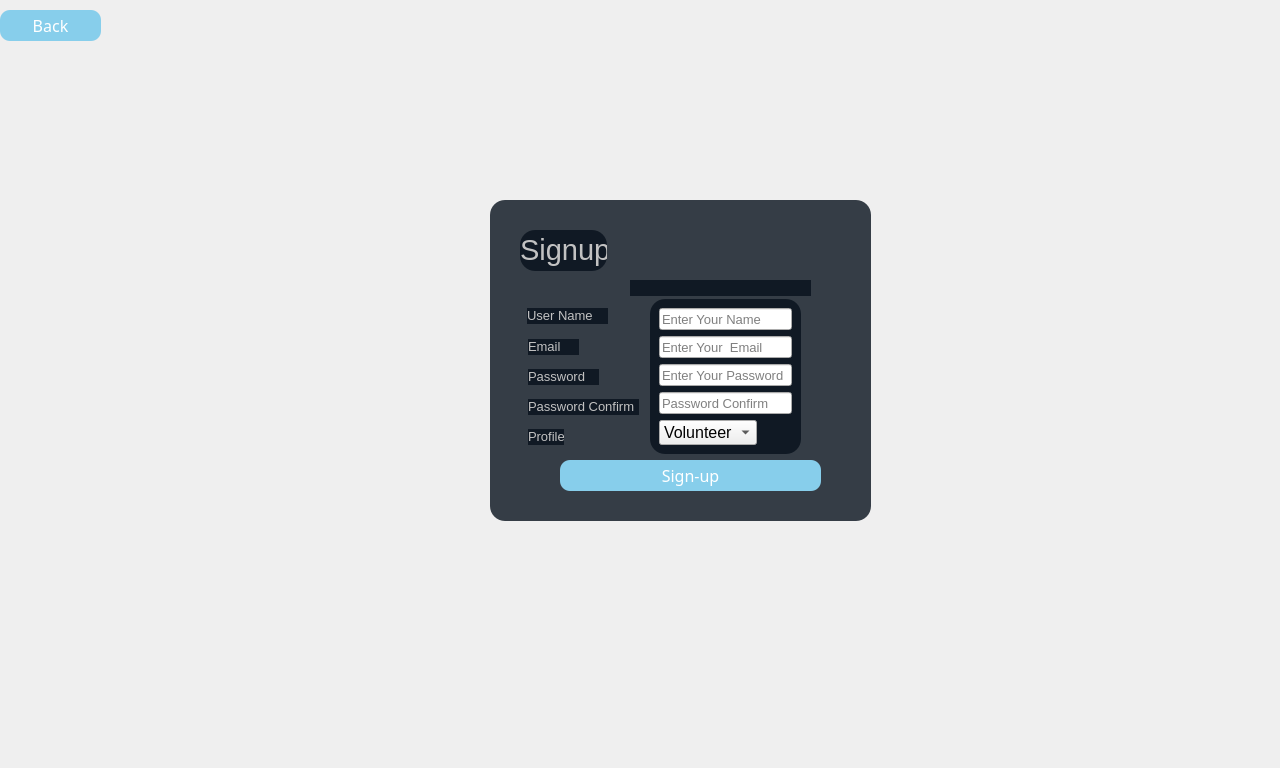
<?xml version="1.0" encoding="UTF-8"?>
<ui version="4.0">
 <class>create</class>
 <widget class="QWidget" name="create">
  <property name="geometry">
   <rect>
    <x>0</x>
    <y>0</y>
    <width>1280</width>
    <height>768</height>
   </rect>
  </property>
  <property name="windowTitle">
   <string>signup</string>
  </property>
  <property name="styleSheet">
   <string notr="true">QFrame
{
background:rgba(6, 16, 28, 0.8);
border-radius:15px;
}</string>
  </property>
  <widget class="QFrame" name="bgframe">
   <property name="geometry">
    <rect>
     <x>490</x>
     <y>200</y>
     <width>381</width>
     <height>321</height>
    </rect>
   </property>
   <property name="frameShape">
    <enum>QFrame::StyledPanel</enum>
   </property>
   <property name="frameShadow">
    <enum>QFrame::Raised</enum>
   </property>
   <widget class="QLabel" name="error">
    <property name="geometry">
     <rect>
      <x>140</x>
      <y>80</y>
      <width>181</width>
      <height>16</height>
     </rect>
    </property>
    <property name="font">
     <font>
      <pointsize>10</pointsize>
     </font>
    </property>
    <property name="styleSheet">
     <string notr="true">color: red;
background:setAttribute(Qt::WA_TranslucentBackground)</string>
    </property>
    <property name="text">
     <string/>
    </property>
   </widget>
   <widget class="QLabel" name="signupL">
    <property name="geometry">
     <rect>
      <x>30</x>
      <y>30</y>
      <width>87</width>
      <height>41</height>
     </rect>
    </property>
    <property name="font">
     <font>
      <pointsize>22</pointsize>
     </font>
    </property>
    <property name="styleSheet">
     <string notr="true">background:setAttribute(Qt::WA_TranslucentBackground)</string>
    </property>
    <property name="text">
     <string>&lt;html&gt;&lt;head/&gt;&lt;body&gt;&lt;p&gt;&lt;span style=&quot; color:#c2c2c2;&quot;&gt;Signup&lt;/span&gt;&lt;/p&gt;&lt;/body&gt;&lt;/html&gt;</string>
    </property>
   </widget>
   <widget class="QFrame" name="frame">
    <property name="geometry">
     <rect>
      <x>160</x>
      <y>99</y>
      <width>151</width>
      <height>155</height>
     </rect>
    </property>
    <property name="styleSheet">
     <string notr="true">background:setAttribute(Qt::WA_TranslucentBackground)</string>
    </property>
    <widget class="QLineEdit" name="usernameRF">
     <property name="geometry">
      <rect>
       <x>9</x>
       <y>9</y>
       <width>133</width>
       <height>22</height>
      </rect>
     </property>
     <property name="font">
      <font>
       <pointsize>10</pointsize>
      </font>
     </property>
     <property name="styleSheet">
      <string notr="true"/>
     </property>
     <property name="placeholderText">
      <string>Enter Your Name </string>
     </property>
     <property name="cursorMoveStyle">
      <enum>Qt::VisualMoveStyle</enum>
     </property>
    </widget>
    <widget class="QLineEdit" name="emailRF">
     <property name="geometry">
      <rect>
       <x>9</x>
       <y>37</y>
       <width>133</width>
       <height>22</height>
      </rect>
     </property>
     <property name="font">
      <font>
       <pointsize>10</pointsize>
      </font>
     </property>
     <property name="placeholderText">
      <string>Enter Your  Email</string>
     </property>
    </widget>
    <widget class="QLineEdit" name="pwRF">
     <property name="geometry">
      <rect>
       <x>9</x>
       <y>65</y>
       <width>133</width>
       <height>22</height>
      </rect>
     </property>
     <property name="font">
      <font>
       <pointsize>10</pointsize>
      </font>
     </property>
     <property name="echoMode">
      <enum>QLineEdit::Password</enum>
     </property>
     <property name="placeholderText">
      <string>Enter Your Password</string>
     </property>
    </widget>
    <widget class="QLineEdit" name="pwcRF">
     <property name="geometry">
      <rect>
       <x>9</x>
       <y>93</y>
       <width>133</width>
       <height>22</height>
      </rect>
     </property>
     <property name="font">
      <font>
       <pointsize>10</pointsize>
      </font>
     </property>
     <property name="echoMode">
      <enum>QLineEdit::Password</enum>
     </property>
     <property name="placeholderText">
      <string>Password Confirm </string>
     </property>
    </widget>
    <widget class="QComboBox" name="profboxR">
     <property name="enabled">
      <bool>true</bool>
     </property>
     <property name="geometry">
      <rect>
       <x>9</x>
       <y>121</y>
       <width>98</width>
       <height>25</height>
      </rect>
     </property>
     <property name="font">
      <font>
       <pointsize>12</pointsize>
      </font>
     </property>
     <property name="editable">
      <bool>false</bool>
     </property>
     <property name="currentText">
      <string>Volunteer</string>
     </property>
     <property name="frame">
      <bool>true</bool>
     </property>
     <item>
      <property name="text">
       <string>Volunteer</string>
      </property>
     </item>
     <item>
      <property name="text">
       <string>Consumer</string>
      </property>
     </item>
    </widget>
   </widget>
   <widget class="QWidget" name="widget" native="true">
    <property name="geometry">
     <rect>
      <x>28</x>
      <y>99</y>
      <width>141</width>
      <height>151</height>
     </rect>
    </property>
    <property name="styleSheet">
     <string notr="true">background:setAttribute(Qt::WA_TranslucentBackground)</string>
    </property>
    <widget class="QLabel" name="unR">
     <property name="geometry">
      <rect>
       <x>9</x>
       <y>9</y>
       <width>81</width>
       <height>16</height>
      </rect>
     </property>
     <property name="font">
      <font>
       <pointsize>10</pointsize>
      </font>
     </property>
     <property name="styleSheet">
      <string notr="true">background:setAttribute(Qt::WA_TranslucentBackground)</string>
     </property>
     <property name="text">
      <string>&lt;html&gt;&lt;head/&gt;&lt;body&gt;&lt;p&gt;&lt;span style=&quot; color:#c2c2c2;&quot;&gt;User Name&lt;/span&gt;&lt;/p&gt;&lt;/body&gt;&lt;/html&gt;</string>
     </property>
    </widget>
    <widget class="QLabel" name="emailR">
     <property name="geometry">
      <rect>
       <x>10</x>
       <y>40</y>
       <width>51</width>
       <height>16</height>
      </rect>
     </property>
     <property name="font">
      <font>
       <pointsize>10</pointsize>
      </font>
     </property>
     <property name="styleSheet">
      <string notr="true">background:setAttribute(Qt::WA_TranslucentBackground)</string>
     </property>
     <property name="text">
      <string>&lt;html&gt;&lt;head/&gt;&lt;body&gt;&lt;p&gt;&lt;span style=&quot; color:#c2c2c2;&quot;&gt;Email&lt;/span&gt;&lt;/p&gt;&lt;/body&gt;&lt;/html&gt;</string>
     </property>
    </widget>
    <widget class="QLabel" name="pwR">
     <property name="geometry">
      <rect>
       <x>10</x>
       <y>70</y>
       <width>71</width>
       <height>16</height>
      </rect>
     </property>
     <property name="font">
      <font>
       <pointsize>10</pointsize>
      </font>
     </property>
     <property name="styleSheet">
      <string notr="true">background:setAttribute(Qt::WA_TranslucentBackground)</string>
     </property>
     <property name="text">
      <string>&lt;html&gt;&lt;head/&gt;&lt;body&gt;&lt;p&gt;&lt;span style=&quot; color:#c2c2c2;&quot;&gt;Password&lt;/span&gt;&lt;/p&gt;&lt;/body&gt;&lt;/html&gt;</string>
     </property>
    </widget>
    <widget class="QLabel" name="pwcR">
     <property name="geometry">
      <rect>
       <x>10</x>
       <y>100</y>
       <width>111</width>
       <height>16</height>
      </rect>
     </property>
     <property name="font">
      <font>
       <pointsize>10</pointsize>
      </font>
     </property>
     <property name="styleSheet">
      <string notr="true">background:setAttribute(Qt::WA_TranslucentBackground)</string>
     </property>
     <property name="text">
      <string>&lt;html&gt;&lt;head/&gt;&lt;body&gt;&lt;p&gt;&lt;span style=&quot; color:#c2c2c2;&quot;&gt;Password Confirm &lt;/span&gt;&lt;/p&gt;&lt;/body&gt;&lt;/html&gt;</string>
     </property>
    </widget>
    <widget class="QLabel" name="profR">
     <property name="geometry">
      <rect>
       <x>10</x>
       <y>130</y>
       <width>36</width>
       <height>16</height>
      </rect>
     </property>
     <property name="font">
      <font>
       <pointsize>10</pointsize>
      </font>
     </property>
     <property name="styleSheet">
      <string notr="true">background:setAttribute(Qt::WA_TranslucentBackground)</string>
     </property>
     <property name="text">
      <string>&lt;html&gt;&lt;head/&gt;&lt;body&gt;&lt;p&gt;&lt;span style=&quot; color:#c2c2c2;&quot;&gt;Profile&lt;/span&gt;&lt;/p&gt;&lt;/body&gt;&lt;/html&gt;</string>
     </property>
    </widget>
   </widget>
   <widget class="QPushButton" name="signupR">
    <property name="geometry">
     <rect>
      <x>70</x>
      <y>260</y>
      <width>261</width>
      <height>31</height>
     </rect>
    </property>
    <property name="font">
     <font>
      <family>century gothic</family>
      <pointsize>12</pointsize>
     </font>
    </property>
    <property name="styleSheet">
     <string notr="true">QPushButton
{
color:white;
border-radius:10px;
}
QPushButton:hover
{
color:#333;
border-radius:10px;
background:#49ebff;
}
QPushButton

{
background:skyblue;
}</string>
    </property>
    <property name="text">
     <string>Sign-up</string>
    </property>
   </widget>
  </widget>
  <widget class="QSplitter" name="splitter">
   <property name="geometry">
    <rect>
     <x>0</x>
     <y>0</y>
     <width>0</width>
     <height>0</height>
    </rect>
   </property>
   <property name="orientation">
    <enum>Qt::Horizontal</enum>
   </property>
  </widget>
  <widget class="QSplitter" name="splitter_2">
   <property name="geometry">
    <rect>
     <x>0</x>
     <y>0</y>
     <width>0</width>
     <height>0</height>
    </rect>
   </property>
   <property name="orientation">
    <enum>Qt::Horizontal</enum>
   </property>
  </widget>
  <widget class="QSplitter" name="splitter_3">
   <property name="geometry">
    <rect>
     <x>0</x>
     <y>0</y>
     <width>0</width>
     <height>0</height>
    </rect>
   </property>
   <property name="orientation">
    <enum>Qt::Horizontal</enum>
   </property>
  </widget>
  <widget class="QSplitter" name="splitter_4">
   <property name="geometry">
    <rect>
     <x>0</x>
     <y>0</y>
     <width>0</width>
     <height>0</height>
    </rect>
   </property>
   <property name="orientation">
    <enum>Qt::Horizontal</enum>
   </property>
  </widget>
  <widget class="QSplitter" name="splitter_5">
   <property name="geometry">
    <rect>
     <x>0</x>
     <y>0</y>
     <width>0</width>
     <height>0</height>
    </rect>
   </property>
   <property name="orientation">
    <enum>Qt::Horizontal</enum>
   </property>
  </widget>
  <widget class="QSplitter" name="splitter_6">
   <property name="geometry">
    <rect>
     <x>0</x>
     <y>0</y>
     <width>0</width>
     <height>0</height>
    </rect>
   </property>
   <property name="orientation">
    <enum>Qt::Horizontal</enum>
   </property>
  </widget>
  <widget class="QPushButton" name="back2">
   <property name="geometry">
    <rect>
     <x>0</x>
     <y>10</y>
     <width>101</width>
     <height>31</height>
    </rect>
   </property>
   <property name="font">
    <font>
     <family>century gothic</family>
     <pointsize>12</pointsize>
    </font>
   </property>
   <property name="styleSheet">
    <string notr="true">QPushButton
{
color:white;
border-radius:10px;
}
QPushButton:hover
{
color:#333;
border-radius:10px;
background:#49ebff;
}
QPushButton

{
background:skyblue;
}</string>
   </property>
   <property name="text">
    <string>Back</string>
   </property>
  </widget>
 </widget>
 <resources/>
 <connections/>
</ui>
